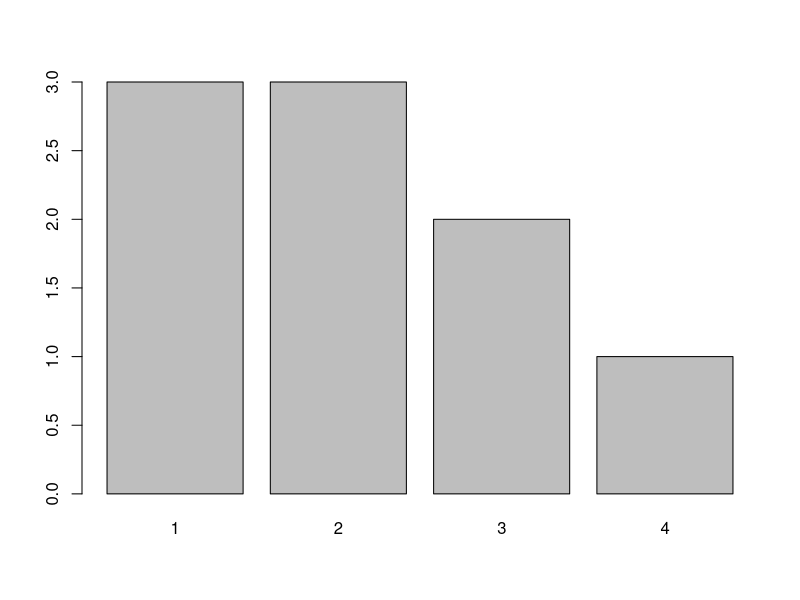

Reproduce this figure in R.
a<-c(10, -3, 6)
10:5
seq(-5, 5, by=2)
rep(c(2,3),4)
x<-c(2,4,5)
y<-c(1,3,2)
x+y

a[2] # drugi element
a[-2] # wszystkie oprócz drugiego
a[c(1,5)] # pierwszy i piąty
a>0 # wektor logiczny - które większe od zera
a[a>0] # elementy większe od zera

owoce<-c(1,5,8,10)
names(owoce)<-c("jablko","gruszka","banan","sliwka")
obiad<-owoce[c("jablko","banan")]

vect<-c(1,2,1,3,1,2,4,3,2); vect
fact<-factor(vect); fact
summary(fact)
plot(fact)


tbl=1:20
dim(tbl)=c(4,5) # wektor staje sie tablica o wymiarach 4,5
tbl
tbl[2,3] # element na pozycji 2,3
tbl[2,] # drugi wiersz
tbl[,3] # trzecia kolumna
tbl<-cbind(tbl,3)
tbl<-rbind(log(tbl[1,]),tbl)


